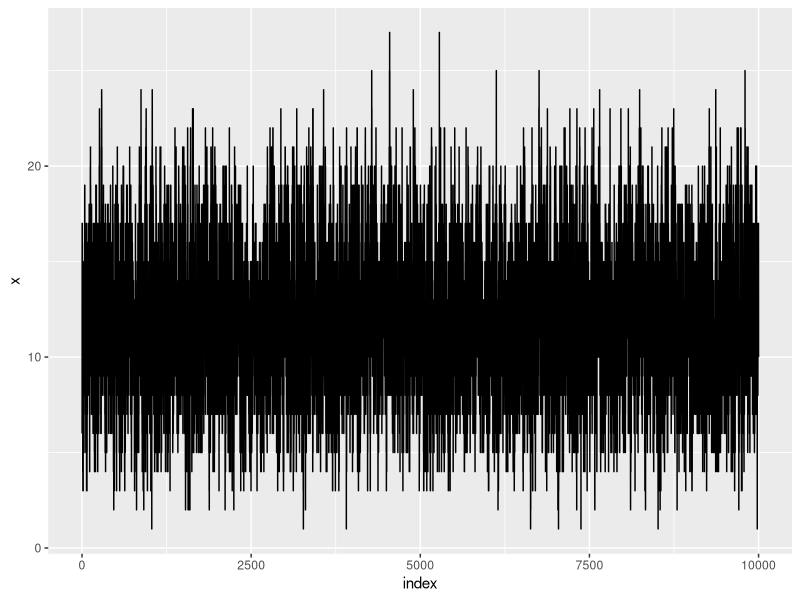
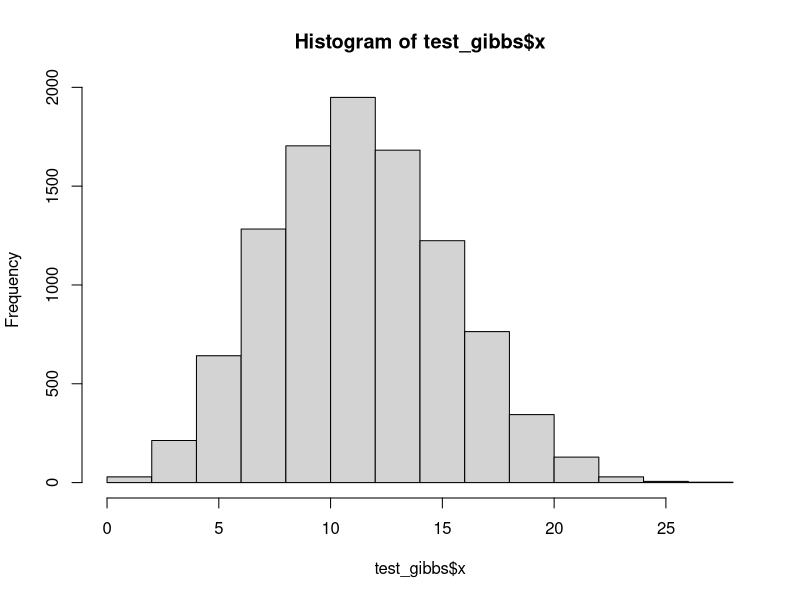
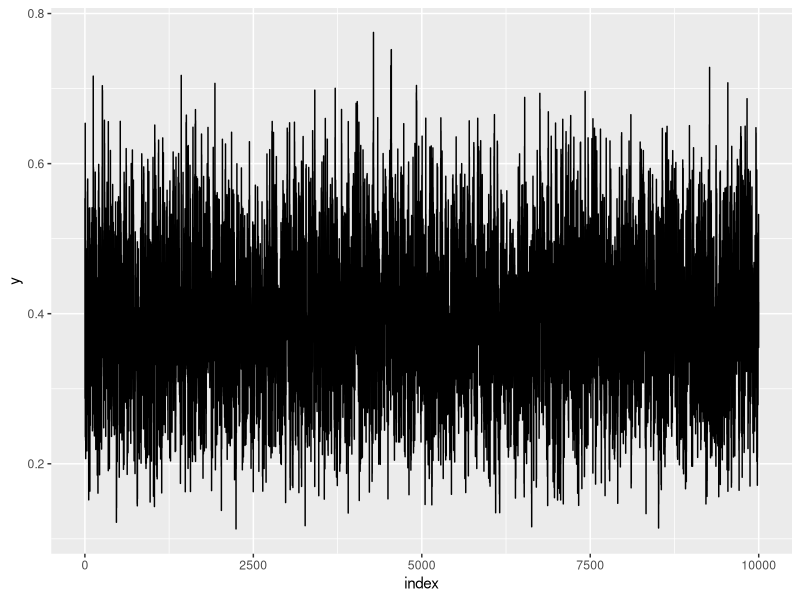
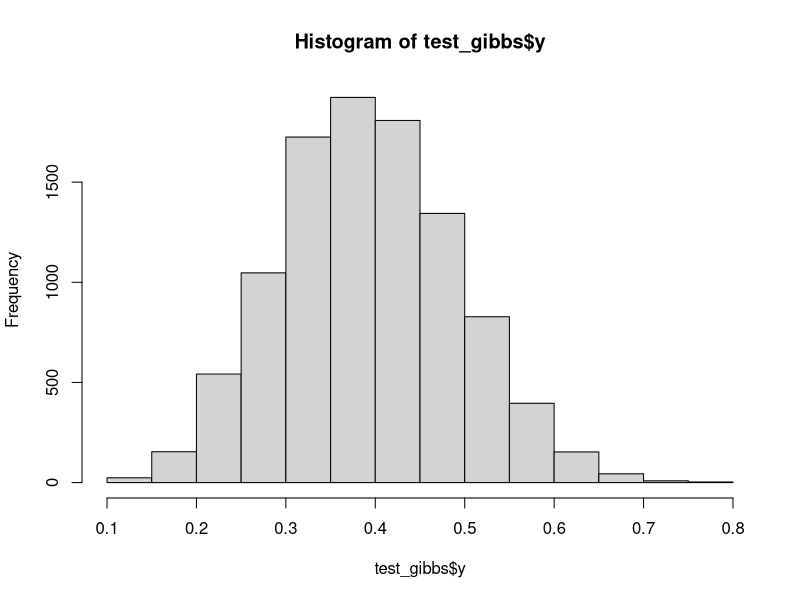
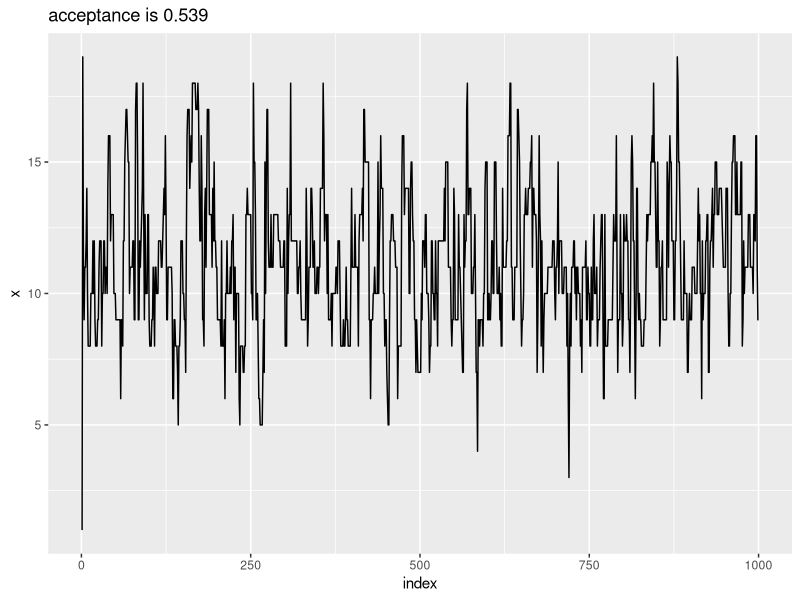
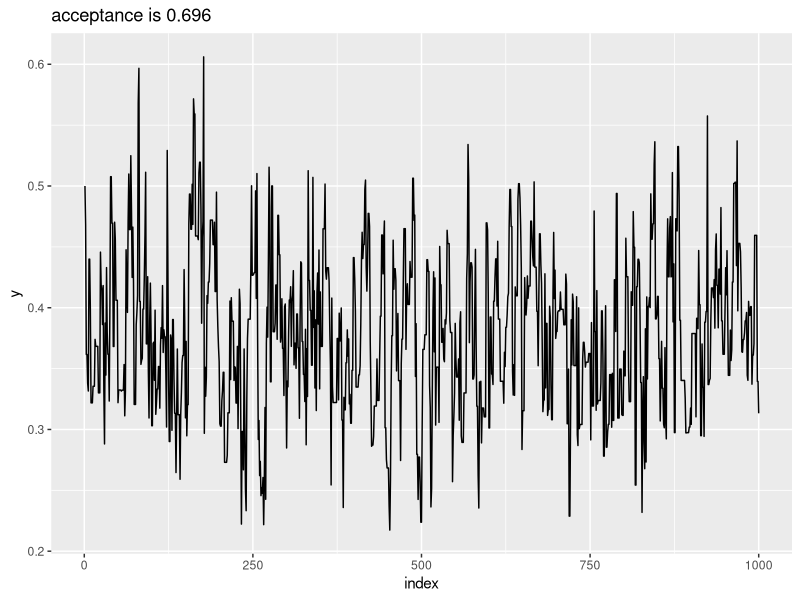

Reproduce these figures in R, in order. (Note: this script raises an error after producing the figures.)
## ---- chunk 1
library(parallel)
library(foreach)
library(doParallel)
library(tidyverse)



knitr::opts_chunk$set(echo = TRUE,
                      cache = T)
## ---- chunk 2
#R codes:
## ---- chunk 3
K = matrix(c(.5, .5, .25, .25, 0, .25, .25, .5, .5), 3, 3, byrow = T)

init = c(0.5, 0, .5)


# function
easychain = function(init, transit, step = Inf) {
  
  state = K %*% init
  
  prev_state = init
  
  i = 1
  while (any(abs(prev_state - state) > 1e-6 & i < step)) {
    i  = i + 1
    prev_state = state
    state = K %*% state
  }
  return(state)
}
## ---- chunk 4
# first step
easychain(init,K,1)

## ---- chunk 5
# converge value/ stationary
easychain(init,K) 

# proved of stationary
easychain(c(.1,.3,.6),K)

easychain(diag(3),K)

## ---- chunk 6
gibbs =
  function(n,
           a,
           b,
           step = 1e+4,
           burn = F,
           x_init = NA,
           y_init = NA,
           .tol = 1e-6) {
    if (is.na(x_init))
      x_init = runif(1,1,10)%/%1
    
    if (is.na(y_init))
      y_init = runif(1)
    
    x = c(x_init)
    y = c(y_init)
    iter = 1
    
    while (iter < step) {
      x = c(x, rbinom(1, n, y[iter]))
      y = c(y, rbeta(1, x[iter] + a, n - x[iter] + b))
      iter = iter + 1
    }
    
    
    index = 1:step
    
    if (burn) {
      index = index[-c(1:burn)]
      x = x[-c(1:burn)]
      y = y[-c(1:burn)]
    }
    
    return(list(x = x,
                y = y,
                index = index))
  }


set.seed(123123)
test_gibbs = gibbs(30,a = 9,b=14)

ggplot(as_tibble(test_gibbs))+geom_path(aes(index,x))

hist(test_gibbs$x)

ggplot(as_tibble(test_gibbs))+geom_path(aes(index,y))

hist(test_gibbs$y)
## ---- chunk 7
logP = function(theta,n,a,b,i,..){
  x = theta[[1]]
  y = theta[[2]]
  
  res = choose(n, x) *
          y ^ (x + a - 1) *
          (1 - y) ^ (n - x + b - 1)
  if (i == 1)
    res = dpois(x, n * y) * res
  
  if (i == 2)
    res = dbeta(y, x + a, n - x + b) * res
  
  return(log(res))}

x_update = 
  function(x,y,n,a,b,...){
    new_x = 
      rpois(1,n*y)
  }

y_update = 
  function(x,y,n,a,b,...){
    # make sure that y is in 0,1
    new_y = 
      rbeta(1,x+a,n-x+b)
    return(new_y)
  }

M_update =
  function(theta,update_function_list, n, a, b) {
    for (i in 1:length(theta)) {
      # take old parameter
      new = theta
      
      #update x/y given old
      new[[i]] = update_function_list[[i]](theta[[1]],theta[[2]],n,a,b)
      
      #calculated the acceptance rate
      accept = logP(new, n, a, b,i) - logP(theta, n, a, b,i)
      
      if(is.na(accept)) next
      
      if (log(runif(1)) < accept)
        theta = new
    }
    
    return(theta)
  }

MET =
  function(n,
           a,
           b,
           step = 1e+4,
           .tol = 1e-6,
           x_init = 1,
           y_init = .5,
           burn = F,
           ...) {
    iter = 1
    
    x = y = xaccept = yaccept = rep(NA, step)
    
    x[[1]] = x_init
    
    y[[1]] = y_init
    
    
    while (iter < step) {
      new_theta = M_update(c(x[[iter]], y[[iter]]),
                           list(x_update, y_update),
                           n, a, b)
      iter = iter + 1
      x[[iter]] = new_theta[[1]]
      xaccept[[iter]] = x[[iter - 1]] != x[[iter]]
      y[[iter]] = new_theta[[2]]
      yaccept[[iter]] = y[[iter - 1]] != y[[iter]]
    }
    
    if (burn) {
            x = x[-c(1:burn)]
            y = y[-c(1:burn)]
            xaccept = xaccept[-c(1:burn)]
            yaccept = yaccept[-c(1:burn)]
    }
    
    accept =
            list(x = xaccept,
                 y = yaccept)

return(list(x = x,
            y = y,
            accept = accept))
  }

re = MET(30,9,14,step = 1000)

ggplot(tibble(index = 1:1000, x = re$x),aes(x =index, y = x))+
  geom_path()+
  labs(title = str_c("acceptance is ",sum(re$accept$x,na.rm = T)/1000))

ggplot(tibble(index = 1:1000, y = re$y),aes(x =index, y = y))+
  geom_path()+
  labs(title = str_c("acceptance is ",sum(re$accept$y,na.rm = T)/1000))
## ---- chunk 8
# n=30,a = 9, b = 14

#starting value x: 1 to 30
#y 0 to 1

set.seed(123123)
cl = makePSOCKcluster(5)
registerDoParallel(cl)

cond = expand.grid(x_int = seq(1, 30, len = 10) %/% 1,
                     y_int = seq(0, 1, len = 5))
  
G = foreach(i = 1:nrow(cond),
              .combine = rbind) %dopar% {
                x = cond[i, 1]
                y = cond[i, 2]
                g_mean = list()
                iter = 1
                while(iter<100){
                  g = gibbs(
                  30,
                  9,
                  14,
                  step = 1000,
                  x_init = x,
                  y_init = y,
                  burn = 100
                )
                g_mean[[iter]] = as.numeric(lapply(g, mean)[-3])
                iter = iter + 1
                }
                g_mean = do.call(rbind,g_mean)
                
                g_mean = colMeans(g_mean)
                
                g_mean
              }
  
M = foreach(i = 1:nrow(cond),
              .combine = rbind) %dopar% {
                x = cond[i, 1]
                y = cond[i, 2]
               m_mean = list()
               iter = 1
               while (iter < 100) {
                  m = MET(
                  30,
                  9,
                  14,
                  step = 1000,
                  x_init = x,
                  y_init = y,
                  burn = 100
                )
                m_mean[[iter]] = as.numeric(lapply(m[-3], mean))
                iter = iter + 1
               }
                m_mean = colMeans(do.call(rbind,m_mean))
                
                m_mean
              }

stopCluster(cl)

sim_data = cbind(cond,G,M)

names(sim_data) = c("x_init","y_init","gibbs_x","gibbs_y","met_x","met_y")

knitr::kable(sim_data,
             caption = "Simulation result based on 100 run on differet start values with 100 burn")
